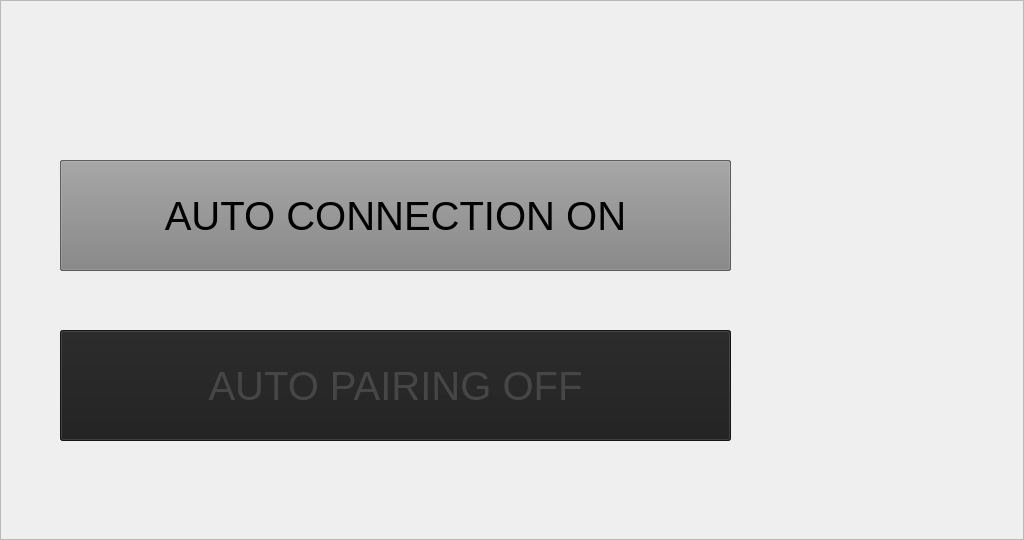
<?xml version="1.0" encoding="UTF-8"?>
<ui version="4.0">
 <class>AdvancedOptionFrame</class>
 <widget class="QFrame" name="AdvancedOptionFrame">
  <property name="geometry">
   <rect>
    <x>0</x>
    <y>0</y>
    <width>1024</width>
    <height>540</height>
   </rect>
  </property>
  <property name="windowTitle">
   <string>Frame</string>
  </property>
  <property name="frameShape">
   <enum>QFrame::StyledPanel</enum>
  </property>
  <property name="frameShadow">
   <enum>QFrame::Raised</enum>
  </property>
  <widget class="QPushButton" name="BUTTON_AUTO_CONNECTION_OFF">
   <property name="geometry">
    <rect>
     <x>60</x>
     <y>160</y>
     <width>671</width>
     <height>111</height>
    </rect>
   </property>
   <property name="font">
    <font>
     <pointsize>30</pointsize>
    </font>
   </property>
   <property name="focusPolicy">
    <enum>Qt::NoFocus</enum>
   </property>
   <property name="styleSheet">
    <string notr="true">QPushButton {
	background: rgb(30, 30, 30);
	color: rgb(70, 70, 70);
}</string>
   </property>
   <property name="text">
    <string>AUTO CONNECTION OFF</string>
   </property>
   <property name="checkable">
    <bool>false</bool>
   </property>
  </widget>
  <widget class="QPushButton" name="BUTTON_AUTO_PAIRING_ON">
   <property name="geometry">
    <rect>
     <x>60</x>
     <y>330</y>
     <width>671</width>
     <height>111</height>
    </rect>
   </property>
   <property name="font">
    <font>
     <pointsize>30</pointsize>
    </font>
   </property>
   <property name="focusPolicy">
    <enum>Qt::NoFocus</enum>
   </property>
   <property name="styleSheet">
    <string notr="true">QPushButton {
	background: rgb(130, 130, 130);
	color: rgb(0, 0, 0);
}</string>
   </property>
   <property name="text">
    <string>AUTO PAIRING ON</string>
   </property>
   <property name="checkable">
    <bool>false</bool>
   </property>
   <property name="checked">
    <bool>false</bool>
   </property>
  </widget>
  <widget class="QPushButton" name="BUTTON_AUTO_CONNECTION_ON">
   <property name="geometry">
    <rect>
     <x>60</x>
     <y>160</y>
     <width>671</width>
     <height>111</height>
    </rect>
   </property>
   <property name="font">
    <font>
     <pointsize>30</pointsize>
    </font>
   </property>
   <property name="focusPolicy">
    <enum>Qt::NoFocus</enum>
   </property>
   <property name="styleSheet">
    <string notr="true">QPushButton {
	background: rgb(130, 130, 130);
	color: rgb(0, 0, 0);
}</string>
   </property>
   <property name="text">
    <string>AUTO CONNECTION ON</string>
   </property>
   <property name="checkable">
    <bool>false</bool>
   </property>
  </widget>
  <widget class="QPushButton" name="BUTTON_AUTO_PAIRING_OFF">
   <property name="geometry">
    <rect>
     <x>60</x>
     <y>330</y>
     <width>671</width>
     <height>111</height>
    </rect>
   </property>
   <property name="font">
    <font>
     <pointsize>30</pointsize>
    </font>
   </property>
   <property name="focusPolicy">
    <enum>Qt::NoFocus</enum>
   </property>
   <property name="styleSheet">
    <string notr="true">QPushButton {
	background: rgb(30, 30, 30);
	color: rgb(70, 70, 70);
}</string>
   </property>
   <property name="text">
    <string>AUTO PAIRING OFF</string>
   </property>
   <property name="checkable">
    <bool>false</bool>
   </property>
   <property name="checked">
    <bool>false</bool>
   </property>
  </widget>
 </widget>
 <resources/>
 <connections/>
</ui>
